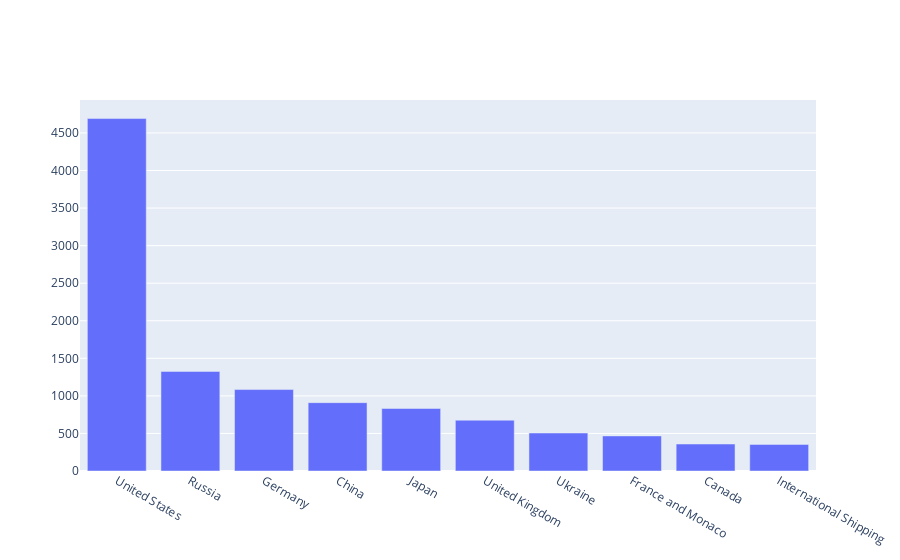

Notebook source saved alongside this figure:
### Code cell
data = carbon.set_index('Country')['1970'].sort_values(ascending=False).head(10)
fig = go.Figure()
fig.add_trace(go.Bar(x=data.index, y=data.values.flatten()))

### Figure 1 — Plotly figure (JSON) as saved in the notebook; plotly's stock layout.template omitted (floating-point values rounded to 4 significant figures)
{"data": [{"type": "bar", "x": ["United States", "Russia", "Germany", "China", "Japan", "United Kingdom", "Ukraine", "France and Monaco", "Canada", "International Shipping"], "y": [4692.0, 1326.0, 1084.0, 909.6, 832.4, 676.4, 505.5, 466.8, 358.7, 353.9]}], "layout": {}}
